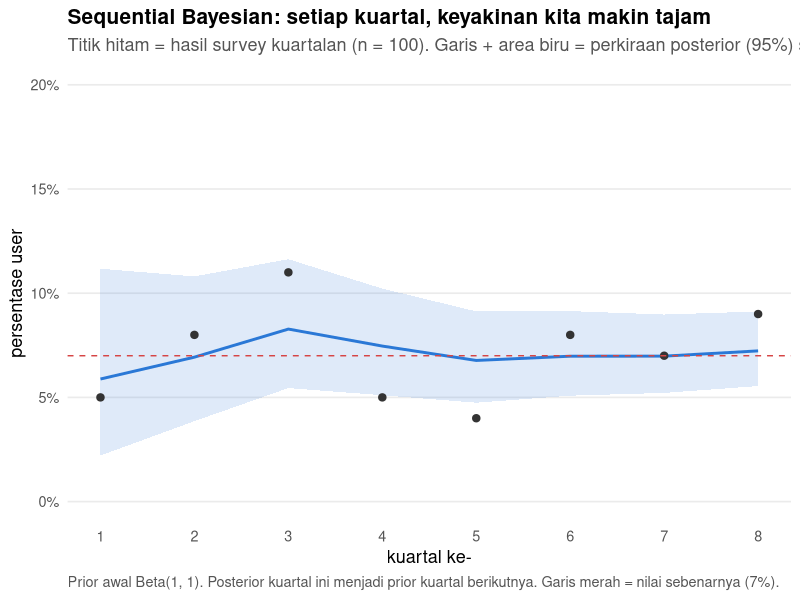
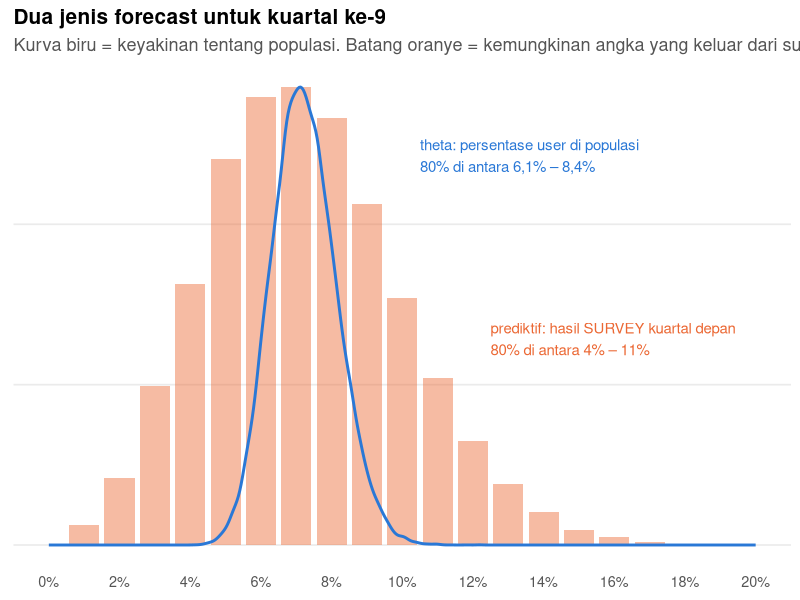
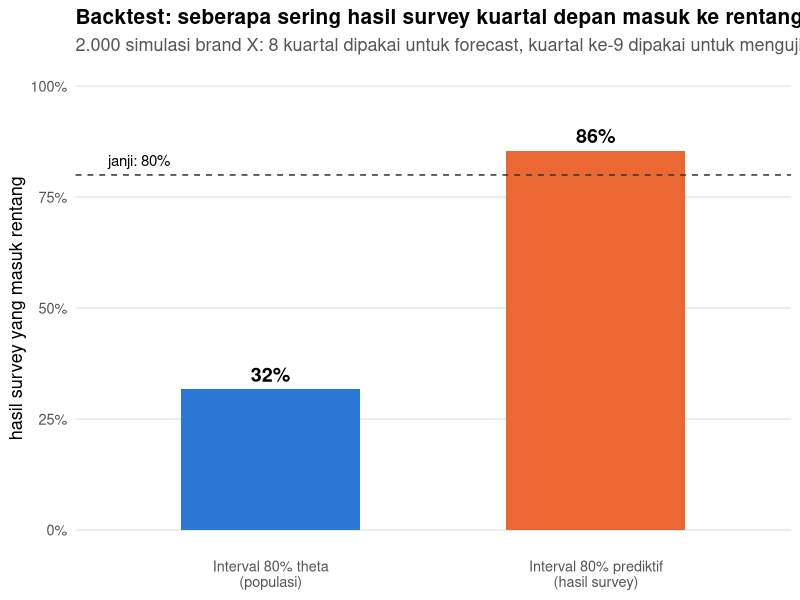
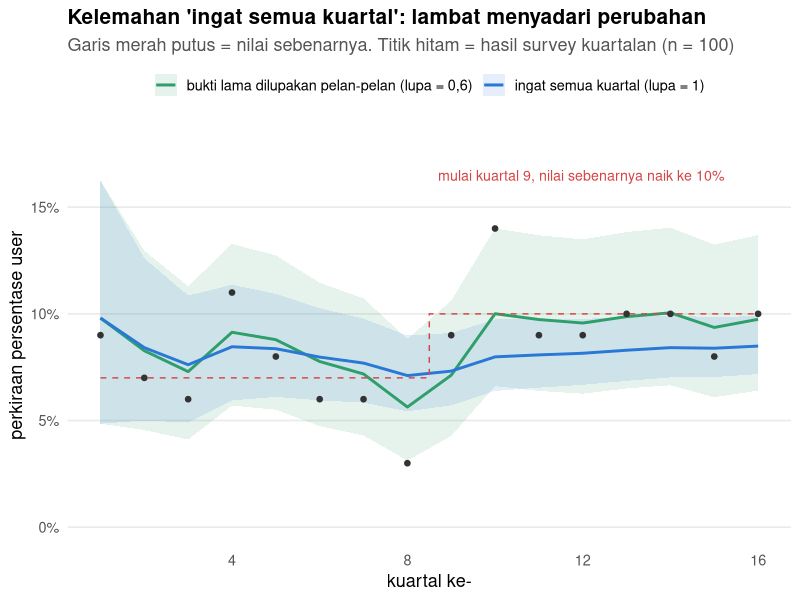

Recreate these plots in R, in order.
# =============================================================================
# bayes_grafik.R
# Bagian Bayesian untuk tulisan "survey tracking kuartalan n=100 dan target marketing".
# Metode mengikuti pekerjaan Bayes HiLo 2026: sequential Beta-Binomial
# (prior awal Beta(1,1), posterior -> prior periode berikutnya), forecast
# theta vs prediktif, dan backtest one-step-ahead. Data: simulasi brand X.
# =============================================================================
suppressPackageStartupMessages({
  library(dplyr); library(tidyr); library(purrr); library(ggplot2); library(scales)
})

SEED_SEQ <- 5; SEED_INR <- 224
OUT <- "/Users/ikanx101/Documents/ikanx101.github.io/_posts/market_analisis/post24_tracking"

BIRU <- "#2a78d6"; MERAH <- "#d64545"; ABU <- "#a3a3a3"; GELAP <- "#333333"
HIJAU <- "#2e9e6a"; ORANYE <- "#eb6834"
koma <- function(x, d = 1) formatC(x, format = "f", digits = d, decimal.mark = ",")
persen <- function(x, d = 0) paste0(koma(100 * x, d), "%")
tema <- theme_minimal(base_size = 13) +
  theme(panel.grid.minor = element_blank(), panel.grid.major.x = element_blank(),
        plot.title = element_text(face = "bold", size = 15),
        plot.subtitle = element_text(colour = "#555555"),
        plot.caption = element_text(colour = "#555555", hjust = 0),
        axis.text = element_text(colour = "#555555"),
        legend.position = "top", legend.title = element_blank())
simpan <- function(g, nama, w = 10, h = 5.2) {
  ggsave(file.path(OUT, nama), g, width = w, height = h, dpi = 160, bg = "white")
  message("tersimpan: ", nama)
}

# ---- fungsi inti -----------------------------------------------------------------
# lupa = 1 -> semua kuartal sama bobotnya (seperti Bayes HiLo 2026)
# lupa < 1 -> bukti lama "dilupakan" pelan-pelan (discounting)
sequential_update <- function(x, n, alpha0 = 1, beta0 = 1, lupa = 1) {
  a <- alpha0; b <- beta0
  map_dfr(seq_along(x), function(i) {
    a <<- alpha0 + lupa * (a - alpha0) + x[i]
    b <<- beta0  + lupa * (b - beta0)  + n[i] - x[i]
    tibble(kuartal = i, x = x[i], n = n[i], alpha = a, beta = b,
           rerata = a / (a + b), lo = qbeta(0.025, a, b), hi = qbeta(0.975, a, b))
  })
}
forecast_berikutnya <- function(alpha, beta, n_next, sampel = 50000) {
  theta <- rbeta(sampel, alpha, beta)
  list(theta = theta, prediktif = rbinom(sampel, n_next, theta) / n_next)
}

# ---- 11. sequential update brand X ------------------------------------------------
set.seed(SEED_SEQ)
N <- 100
x <- rbinom(8, N, 0.07)
seq_x <- sequential_update(x, rep(N, 8))
print(seq_x |> mutate(across(c(rerata, lo, hi), \(v) round(100 * v, 1))))
g11 <- ggplot(seq_x, aes(kuartal)) +
  geom_ribbon(aes(ymin = lo, ymax = hi), fill = BIRU, alpha = 0.15) +
  geom_line(aes(y = rerata), colour = BIRU, linewidth = 1) +
  geom_point(aes(y = x / n), colour = GELAP, size = 2.2) +
  geom_hline(yintercept = 0.07, colour = MERAH, linetype = "dashed") +
  scale_x_continuous(breaks = 1:8) +
  scale_y_continuous(labels = percent_format(accuracy = 1), limits = c(0, 0.2)) +
  labs(title = "Sequential Bayesian: setiap kuartal, keyakinan kita makin tajam",
       subtitle = "Titik hitam = hasil survey kuartalan (n = 100). Garis + area biru = perkiraan posterior (95%) setelah kuartal itu",
       x = "kuartal ke-", y = "persentase user",
       caption = "Prior awal Beta(1, 1). Posterior kuartal ini menjadi prior kuartal berikutnya. Garis merah = nilai sebenarnya (7%).") + tema
simpan(g11, "bayes-sequential.png")

# ---- 12. theta vs prediktif ---------------------------------------------------------
set.seed(123)
akhir <- tail(seq_x, 1)
fc <- forecast_berikutnya(akhir$alpha, akhir$beta, N)
q_theta <- quantile(fc$theta, c(.1, .9, .025, .975))
q_pred  <- quantile(fc$prediktif, c(.1, .9, .025, .975))
print(round(100 * q_theta, 1)); print(round(100 * q_pred, 1))
pr <- tibble(x = fc$prediktif) |> count(x) |> mutate(p = n / sum(n))
skala <- max(pr$p) / max(density(fc$theta)$y)
g12 <- ggplot() +
  geom_col(data = pr, aes(x, p), fill = ORANYE, alpha = 0.45, width = 0.0085) +
  geom_density(data = tibble(x = fc$theta), aes(x, after_stat(density) * skala),
               colour = BIRU, linewidth = 1) +
  annotate("text", x = 0.105, y = max(pr$p) * 0.85, hjust = 0, colour = BIRU, size = 3.8,
           label = paste0("theta: persentase user di populasi\n80% di antara ",
                          persen(q_theta[1], 1), " – ", persen(q_theta[2], 1))) +
  annotate("text", x = 0.125, y = max(pr$p) * 0.45, hjust = 0, colour = ORANYE, size = 3.8,
           label = paste0("prediktif: hasil SURVEY kuartal depan\n80% di antara ",
                          persen(q_pred[1], 0), " – ", persen(q_pred[2], 0))) +
  scale_x_continuous(labels = percent_format(accuracy = 1), breaks = seq(0, 0.2, 0.02), limits = c(0, 0.2)) +
  labs(title = "Dua jenis forecast untuk kuartal ke-9",
       subtitle = "Kurva biru = keyakinan tentang populasi. Batang oranye = kemungkinan angka yang keluar dari survey 100 orang",
       x = NULL, y = NULL) + tema + theme(axis.text.y = element_blank())
simpan(g12, "bayes-theta-vs-prediktif.png")

# ---- 13. backtest: interval mana yang jujur? ------------------------------------------
set.seed(99)
uji <- map_dfr(1:2000, function(s) {
  xs <- rbinom(9, N, 0.07)
  sq <- sequential_update(xs[1:8], rep(N, 8)) |> tail(1)
  f <- forecast_berikutnya(sq$alpha, sq$beta, N, sampel = 4000)
  obs <- xs[9] / N
  tibble(theta80 = obs >= quantile(f$theta, .1) & obs <= quantile(f$theta, .9),
         pred80  = obs >= quantile(f$prediktif, .1) & obs <= quantile(f$prediktif, .9))
})
cakupan <- tibble(interval = c("Interval 80% theta\n(populasi)", "Interval 80% prediktif\n(hasil survey)"),
                  cakupan = c(mean(uji$theta80), mean(uji$pred80))) |>
  mutate(interval = factor(interval, levels = interval))
print(cakupan)
g13 <- ggplot(cakupan, aes(interval, cakupan, fill = interval)) +
  geom_col(width = 0.55) +
  geom_hline(yintercept = 0.8, linetype = "dashed", colour = GELAP) +
  annotate("text", x = 0.5, y = 0.82, label = "janji: 80%", hjust = 0, vjust = 0, size = 3.8) +
  geom_text(aes(label = persen(cakupan)), vjust = -0.5, size = 5, fontface = "bold") +
  scale_fill_manual(values = c(BIRU, ORANYE), guide = "none") +
  scale_y_continuous(labels = percent_format(accuracy = 1), limits = c(0, 1)) +
  labs(title = "Backtest: seberapa sering hasil survey kuartal depan masuk ke rentang forecast?",
       subtitle = "2.000 simulasi brand X: 8 kuartal dipakai untuk forecast, kuartal ke-9 dipakai untuk menguji",
       x = NULL, y = "hasil survey yang masuk rentang") + tema
simpan(g13, "bayes-backtest.png", w = 9, h = 5.4)

# ---- 14. inersia: saat nilai sebenarnya berubah -------------------------------------------
set.seed(SEED_INR)
p_asli <- c(rep(0.07, 8), rep(0.10, 8))
x2 <- rbinom(16, N, p_asli)
inersia <- bind_rows(
  sequential_update(x2, rep(N, 16)) |> mutate(cara = "ingat semua kuartal (lupa = 1)"),
  sequential_update(x2, rep(N, 16), lupa = 0.6) |> mutate(cara = "bukti lama dilupakan pelan-pelan (lupa = 0,6)"))
print(inersia |> filter(kuartal %in% c(8, 10, 12, 16)) |> select(cara, kuartal, rerata, lo, hi) |>
        mutate(across(c(rerata, lo, hi), \(v) round(100 * v, 1))))
g14 <- ggplot(inersia, aes(kuartal, rerata, colour = cara, fill = cara)) +
  geom_ribbon(aes(ymin = lo, ymax = hi), alpha = 0.12, colour = NA) +
  geom_line(linewidth = 1) +
  geom_step(data = tibble(kuartal = 1:16, p = p_asli), aes(kuartal, p),
            inherit.aes = FALSE, colour = MERAH, linetype = "dashed", direction = "mid") +
  geom_point(data = tibble(kuartal = 1:16, y = x2 / N), aes(kuartal, y), inherit.aes = FALSE,
             colour = GELAP, size = 1.6) +
  annotate("text", x = 8.7, y = 0.165, label = "mulai kuartal 9, nilai sebenarnya naik ke 10%",
           hjust = 0, colour = MERAH, size = 3.6) +
  scale_colour_manual(values = c(HIJAU, BIRU)) + scale_fill_manual(values = c(HIJAU, BIRU)) +
  scale_y_continuous(labels = percent_format(accuracy = 1), limits = c(0, 0.18)) +
  labs(title = "Kelemahan 'ingat semua kuartal': lambat menyadari perubahan",
       subtitle = "Garis merah putus = nilai sebenarnya. Titik hitam = hasil survey kuartalan (n = 100)",
       x = "kuartal ke-", y = "perkiraan persentase user") + tema
simpan(g14, "bayes-inersia.png")

# ---- angka untuk tulisan: target berbasis peluang ----------------------------------------
# peluang theta > 7% bila 3 bulan ke depan masing-masing hasilnya 10%
a0 <- akhir$alpha; b0 <- akhir$beta
cat("posterior kuartal 8: Beta(", a0, ",", b0, ")\n")
cat("P(prediktif >= 10%):", mean(fc$prediktif >= 0.10), "\n")
cat("P(prediktif >= 12%):", mean(fc$prediktif >= 0.12), "\n")
# peluang theta pasca-kampanye > baseline, dengan posterior terpisah untuk periode kampanye
for (k in c(9, 10, 12)) for (m in c(1, 2, 4)) {
  post_kamp <- rbeta(1e5, 1 + k * m, 1 + (N - k) * m)
  base <- rbeta(1e5, a0, b0)
  cat("hasil", k, "% selama", m, "kuartal -> P(theta kampanye > baseline):", round(mean(post_kamp > base), 3), "\n")
}
